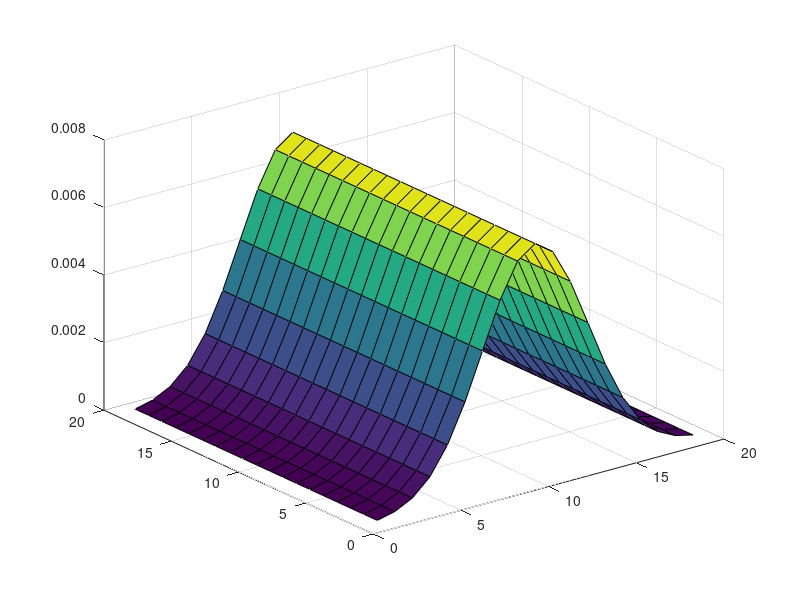

Reproduce this figure in MATLAB.
close all
clear 
clc
S=3;
L=19;
Limite=(L-1)/2;

[X Y]=meshgrid(-Limite:Limite,-Limite:Limite);
K1=((1/(2*pi()*S^2))*exp(-(X.^2+Y^2)/(2*S^2)));
K=K1/sum(K1(:));%SIEMPRE DEBE DAR 1
figure(1)
surf(K)